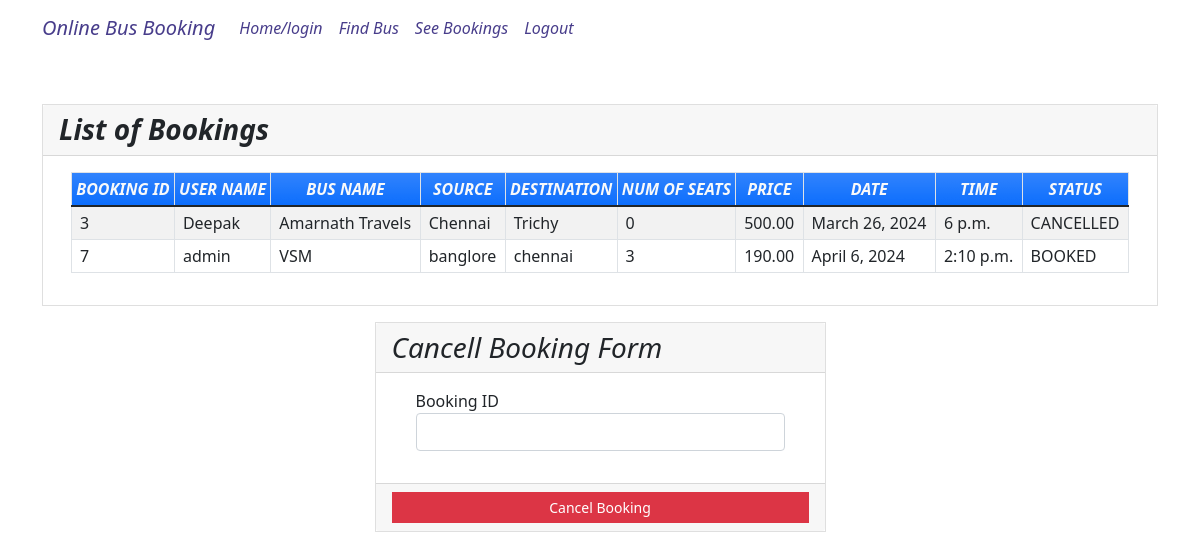
/seebookings (signed in), run on the app's committed database.
### myapp/models.py (models this page shows, shortened)
class Book(models.Model):
    BOOKED = 'B'
    CANCELLED = 'C'
    TICKET_STATUSES = ((BOOKED, 'Booked'),
                       (CANCELLED, 'Cancelled'),)
    email = models.EmailField()
    name = models.CharField(max_length=30)
    userid =models.DecimalField(decimal_places=0, max_digits=2)
    busid=models.DecimalField(decimal_places=0, max_digits=2)
    bus_name = models.CharField(max_length=30)
    source = models.CharField(max_length=30)
    dest = models.CharField(max_length=30)
    nos = models.DecimalField(decimal_places=0, max_digits=2)
    price = models.DecimalField(decimal_places=2, max_digits=6)
    date = models.DateField()
    time = models.TimeField()
    status = models.CharField(choices=TICKET_STATUSES, default=BOOKED, max_length=2)
    class Meta:
        verbose_name_plural = "List of Books"

### myapp/views.py (the view)
# urls.py: path('seebookings', views.seebookings, name="seebookings"),
@login_required(login_url='signin')
def seebookings(request,new={}):
    context = {}
    id_r = request.user.id
    book_list = Book.objects.filter(userid=id_r)
    if book_list:
        return render(request, 'myapp/booklist.html', locals())
    else:
        context["error"] = "Sorry no buses booked"
        return render(request, 'myapp/findbus.html', context)

### myapp/templates/myapp/booklist.html (shortened to what this page needs)
{% extends 'myapp/base.html' %} {% block content %}
<div class="container my-5">
    <div class="card rounded-0">
        <div class="card-header">
            <div class="card-title h3 mb-0 fst-italic fw-bold">List of Bookings</div>
        </div>
        <div class="card-body">
            <div class="container-fluid">
                <table class="table table-bordered table-striped">
                    <thead>
                        <tr class="bg-gradient bg-primary text-light fst-italic fw-bold">
                            <th class="p-1 text-center fst-italic">BOOKING ID</th>
                            <th class="p-1 text-center fst-italic">USER NAME</th>
                            <th class="p-1 text-center fst-italic">BUS NAME</th>
                            <th class="p-1 text-center fst-italic">SOURCE</th>
                            <th class="p-1 text-center fst-italic">DESTINATION</th>
                            <th class="p-1 text-center fst-italic">NUM OF SEATS</th>
                            <th class="p-1 text-center fst-italic">PRICE</th>
                            <th class="p-1 text-center fst-italic">DATE</th>
                            <th class="p-1 text-center fst-italic">TIME</th>
                            <th class="p-1 text-center fst-italic">STATUS</th>
                        </tr>
                    </thead>
                    {% for row in book_list %}
                    <tr>
                        <td class="px-2 py-1 align-middle">{{row.id}}</td>
                        <td class="px-2 py-1 align-middle">{{row.name}}</td>
                        <td class="px-2 py-1 align-middle">{{row.bus_name}}</td>
                        <td class="px-2 py-1 align-middle">{{row.source}}</td>
                        <td class="px-2 py-1 align-middle">{{row.dest}}</td>
                        <td class="px-2 py-1 align-middle">{{row.nos}}</td>
                        <td class="px-2 py-1 align-middle">{{row.price}}</td>
                        <td class="px-2 py-1 align-middle">{{row.date}}</td>
                        <td class="px-2 py-1 align-middle">{{row.time}}</td>
                        <td class="px-2 py-1 align-middle">{{row.status}}</td>
                    </tr>
                    {% endfor %}
                </table>
            </div>
        </div>
    </div>
    <div class="row mt-3 justify-content-center">
        <div class="col-lg-5 col-md-7 col-sm-10 col-xs-12">
            <div class="card rounded-0">
                <div class="card-header">
                    <div class="card-title h3 mb-0 fst-italic">Cancell Booking Form</div>
                </div>
                <div class="card-body">
                    <div class="container-fluid">
                        <form action="{% url 'cancellings' %}" method="post" id="cancel-form">
                            <div class="mb-3">
                                <label for="bus_id" class="control-label">Booking ID</label>
                                <input name='bus_id' class="form-control" type="number" id="bus_id">
                            </div>
                        </form>
                    </div>
                </div>
                <div class="card-footer text-center">
                    <button class="btn btn-sm rounded-0 btn-danger w-100" form="cancel-form">Cancel Booking</button>
                </div>
            </div>
        </div>
    </div>
</div>
{% endblock %}

### myapp/templates/myapp/base.html (shortened to what this page needs)
<!doctype html>
<html lang="en">
<head>
    <link rel="stylesheet" href="https://cdn.jsdelivr.net/npm/bootstrap@5.1.3/dist/css/bootstrap.min.css">
</head>
<body>
<nav class="navbar navbar-expand-lg navbar-light bg-gradient ">
    <div class="container">
         <a class="navbar-brand fst-italic " href="#" style="color:darkslateblue;">Online Bus Booking</a>
        <div class="collapse navbar-collapse" id="navbarNavAltMarkup">
            <div class="navbar-nav" >
                <a class="nav-item nav-link active fst-italic" href="{% url 'home' %}" style="color:darkslateblue;">Home/login</a>
                <a class="nav-item nav-link fst-italic " href="{% url 'findbus' %}" style="color:darkslateblue;">Find Bus</a>
                <a class="nav-item nav-link fst-italic " href="{% url 'seebookings' %}" style="color:darkslateblue;">See Bookings</a>
                {% if request.user.is_active %}
                <a class="nav-item nav-link fst-italic " href="{% url 'signout' %}" style="color:darkslateblue;">Logout</a>
                {% else %}
                <a class="nav-item nav-link fst-italic  " href="{% url 'signup' %}" style="color:darkslateblue;">Registration</a>
                {% endif %}
            </div>
        </div>
    </div>
</nav>
{% block content %}
{% endblock %}
</body>
</html>

### myapp/templates/myapp/base.html (style rules this page uses)
body { background-image: url(https://images.unsplash.com/photo-1544620347-c4fd4a3d5957?q=80&w=1469&auto=format&fit=crop&ixlib=rb-4.0.3&ixid=M3wxMjA3fDB8MHxwaG90by1wYWdlfHx8fGVufDB8fHx8fA%3D%3D); background-repeat:no-repeat; background-size:cover; }

### data on the page
Book: id "3", name "Deepak", bus_name "Amarnath Travels", source "Chennai", dest "Trichy", nos "0", price "500.00", date "March 26, 2024", time "6 p.m.", status "CANCELLED"
Book: id "7", name "admin", bus_name "VSM", source "banglore", dest "chennai", nos "3", price "190.00", date "April 6, 2024", time "2:10 p.m.", status "BOOKED"
